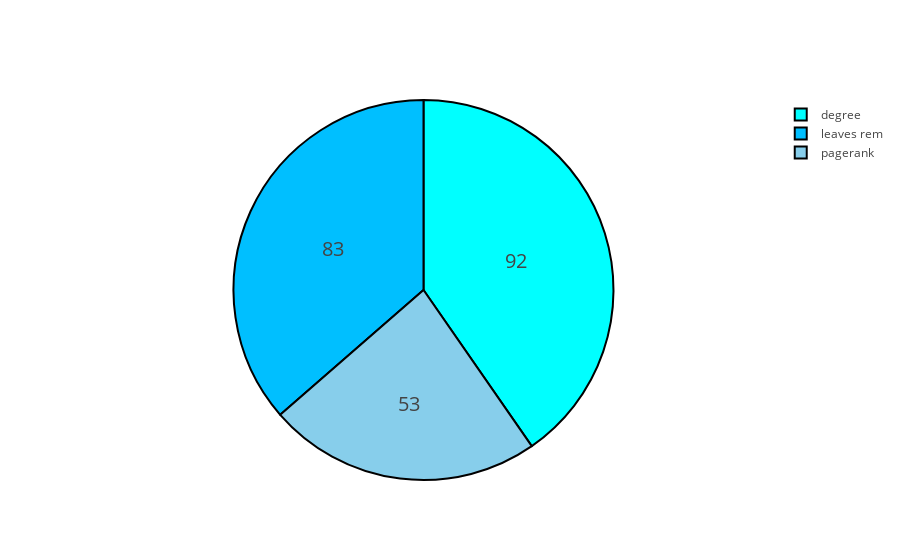

The notebook cell this image was saved under:
### Code cell
graph_size=[100,200,300,400,500,600,700,800,900,1000,1500,2000,2500,3000,4000,5000,10000]
victories_500_ua={}
victories_500_ua['leaves rem']=0
victories_500_ua['pagerank']=0
victories_500_ua['degree']=0

for N in [500]:
    results_rl=[]
    start_time=time.time()
    for i in range(0,500):
        ua=unif_tree(N)
        #LEAVES REMOVAL TIME
        rl=rem2(ua)
        if rl==0:
            victories_500_ua['leaves rem']+=1 
        #PAGERANK TIME
        pr_list=nx.pagerank(ua)
        pr=max(pr_list.iteritems(), key=operator.itemgetter(1))[0]
        if pr==0:
            victories_500_ua['pagerank']+=1
        #DEGREE TIME
        dc_list=nx.degree_centrality(ua)
        list_maximum=[]
        center=max(dc_list.iteritems(), key=operator.itemgetter(1))[1]
        for i in range(N):
                if dc_list[i]==center:
                    list_maximum.append([i,dc_list[i]])
        pair=random.choice(list_maximum)
        if pair[0]==0:
            victories_500_ua['degree']+=1
labels=[]
values=[]
colors = ['azure', 'skyblue', 'aqua']
for key, value in victories_500_ua.iteritems() :
    labels.append(key)
    values.append(value)



trace = go.Pie(labels=labels, values=values,
               hoverinfo='label+percent', textinfo='value', 
               textfont=dict(size=20),
               marker=dict(colors=colors2, 
                           line=dict(color='#000000', width=2)))

iplot([trace], filename='styled_pie_chart')

### Figure 1 — Plotly figure (JSON) as saved in the notebook; plotly's stock layout.template omitted (floating-point values rounded to 4 significant figures)
{"data": [{"hoverinfo": "label+percent", "labels": ["leaves rem", "pagerank", "degree"], "marker": {"colors": ["deepskyblue", "skyblue", "aqua"], "line": {"color": "#000000", "width": 2}}, "textfont": {"size": 20}, "textinfo": "value", "type": "pie", "values": [83, 53, 92]}], "layout": {}}
